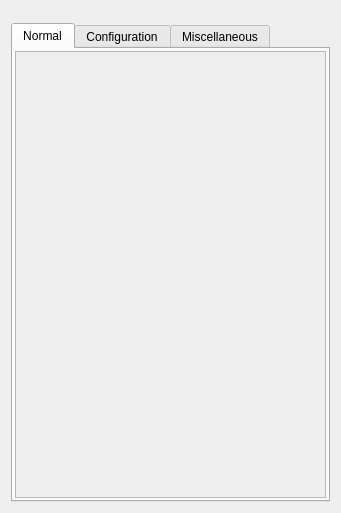
<?xml version="1.0" encoding="UTF-8"?>
<ui version="4.0">
 <class>Form</class>
 <widget class="QWidget" name="Form">
  <property name="geometry">
   <rect>
    <x>0</x>
    <y>0</y>
    <width>341</width>
    <height>513</height>
   </rect>
  </property>
  <property name="sizePolicy">
   <sizepolicy hsizetype="Preferred" vsizetype="Preferred">
    <horstretch>0</horstretch>
    <verstretch>0</verstretch>
   </sizepolicy>
  </property>
  <property name="windowTitle">
   <string>Form</string>
  </property>
  <layout class="QVBoxLayout" name="verticalLayout_5">
   <item>
    <widget class="TyphosDisplayTitle" name="TyphosDisplayTitle">
     <property name="toolTip">
      <string/>
     </property>
    </widget>
   </item>
   <item>
    <widget class="TyphosPositionerWidget" name="TyphosPositionerWidget">
     <property name="toolTip">
      <string/>
     </property>
    </widget>
   </item>
   <item>
    <widget class="QTabWidget" name="signal_tab">
     <property name="minimumSize">
      <size>
       <width>0</width>
       <height>250</height>
      </size>
     </property>
     <property name="maximumSize">
      <size>
       <width>16777215</width>
       <height>500</height>
      </size>
     </property>
     <property name="autoFillBackground">
      <bool>false</bool>
     </property>
     <property name="tabPosition">
      <enum>QTabWidget::North</enum>
     </property>
     <property name="tabShape">
      <enum>QTabWidget::Rounded</enum>
     </property>
     <property name="currentIndex">
      <number>0</number>
     </property>
     <property name="elideMode">
      <enum>Qt::ElideNone</enum>
     </property>
     <property name="usesScrollButtons">
      <bool>false</bool>
     </property>
     <property name="documentMode">
      <bool>false</bool>
     </property>
     <property name="tabsClosable">
      <bool>false</bool>
     </property>
     <property name="movable">
      <bool>false</bool>
     </property>
     <property name="tabBarAutoHide">
      <bool>false</bool>
     </property>
     <widget class="QWidget" name="normal_tab">
      <attribute name="title">
       <string>Normal</string>
      </attribute>
      <layout class="QVBoxLayout" name="verticalLayout_3">
       <property name="leftMargin">
        <number>2</number>
       </property>
       <property name="topMargin">
        <number>2</number>
       </property>
       <property name="rightMargin">
        <number>2</number>
       </property>
       <property name="bottomMargin">
        <number>2</number>
       </property>
       <item>
        <widget class="QScrollArea" name="normal_scroll">
         <property name="horizontalScrollBarPolicy">
          <enum>Qt::ScrollBarAlwaysOff</enum>
         </property>
         <property name="sizeAdjustPolicy">
          <enum>QAbstractScrollArea::AdjustToContentsOnFirstShow</enum>
         </property>
         <property name="widgetResizable">
          <bool>true</bool>
         </property>
         <widget class="QWidget" name="normal_widget">
          <property name="geometry">
           <rect>
            <x>0</x>
            <y>0</y>
            <width>305</width>
            <height>215</height>
           </rect>
          </property>
          <layout class="QVBoxLayout" name="verticalLayout_4">
           <property name="leftMargin">
            <number>2</number>
           </property>
           <property name="topMargin">
            <number>2</number>
           </property>
           <property name="rightMargin">
            <number>2</number>
           </property>
           <property name="bottomMargin">
            <number>2</number>
           </property>
           <item>
            <widget class="TyphosSignalPanel" name="normal_panel">
             <property name="toolTip">
              <string/>
             </property>
             <property name="showNormal" stdset="0">
              <bool>true</bool>
             </property>
             <property name="showConfig" stdset="0">
              <bool>false</bool>
             </property>
             <property name="showOmitted" stdset="0">
              <bool>false</bool>
             </property>
            </widget>
           </item>
          </layout>
         </widget>
        </widget>
       </item>
      </layout>
     </widget>
     <widget class="QWidget" name="config_tab">
      <attribute name="title">
       <string>Configuration</string>
      </attribute>
      <layout class="QHBoxLayout" name="config_tab_layout">
       <property name="leftMargin">
        <number>2</number>
       </property>
       <property name="topMargin">
        <number>2</number>
       </property>
       <property name="rightMargin">
        <number>2</number>
       </property>
       <property name="bottomMargin">
        <number>2</number>
       </property>
       <item>
        <widget class="QScrollArea" name="config_scroll">
         <property name="font">
          <font>
           <underline>false</underline>
          </font>
         </property>
         <property name="horizontalScrollBarPolicy">
          <enum>Qt::ScrollBarAlwaysOff</enum>
         </property>
         <property name="sizeAdjustPolicy">
          <enum>QAbstractScrollArea::AdjustToContentsOnFirstShow</enum>
         </property>
         <property name="widgetResizable">
          <bool>true</bool>
         </property>
         <widget class="QWidget" name="config_widget">
          <property name="geometry">
           <rect>
            <x>0</x>
            <y>0</y>
            <width>305</width>
            <height>215</height>
           </rect>
          </property>
          <layout class="QVBoxLayout" name="verticalLayout_2">
           <property name="leftMargin">
            <number>2</number>
           </property>
           <property name="topMargin">
            <number>2</number>
           </property>
           <property name="rightMargin">
            <number>2</number>
           </property>
           <property name="bottomMargin">
            <number>2</number>
           </property>
           <item>
            <widget class="TyphosSignalPanel" name="config_panel">
             <property name="toolTip">
              <string/>
             </property>
             <property name="whatsThis">
              <string>
    Panel of Signals for Device
    </string>
             </property>
             <property name="showHints" stdset="0">
              <bool>false</bool>
             </property>
             <property name="showNormal" stdset="0">
              <bool>false</bool>
             </property>
             <property name="showOmitted" stdset="0">
              <bool>false</bool>
             </property>
            </widget>
           </item>
          </layout>
         </widget>
        </widget>
       </item>
      </layout>
     </widget>
     <widget class="QWidget" name="misc_tab">
      <attribute name="title">
       <string>Miscellaneous</string>
      </attribute>
      <layout class="QHBoxLayout" name="misc_tab_layout">
       <property name="leftMargin">
        <number>2</number>
       </property>
       <property name="topMargin">
        <number>2</number>
       </property>
       <property name="rightMargin">
        <number>2</number>
       </property>
       <property name="bottomMargin">
        <number>2</number>
       </property>
       <item>
        <widget class="QScrollArea" name="misc_scroll">
         <property name="horizontalScrollBarPolicy">
          <enum>Qt::ScrollBarAlwaysOff</enum>
         </property>
         <property name="sizeAdjustPolicy">
          <enum>QAbstractScrollArea::AdjustToContentsOnFirstShow</enum>
         </property>
         <property name="widgetResizable">
          <bool>true</bool>
         </property>
         <widget class="QWidget" name="misc_widget">
          <property name="geometry">
           <rect>
            <x>0</x>
            <y>0</y>
            <width>305</width>
            <height>215</height>
           </rect>
          </property>
          <layout class="QVBoxLayout" name="verticalLayout">
           <property name="leftMargin">
            <number>2</number>
           </property>
           <property name="topMargin">
            <number>2</number>
           </property>
           <property name="rightMargin">
            <number>2</number>
           </property>
           <property name="bottomMargin">
            <number>2</number>
           </property>
           <item>
            <widget class="TyphosSignalPanel" name="misc_panel">
             <property name="toolTip">
              <string/>
             </property>
             <property name="whatsThis">
              <string>
    Panel of Signals for Device
    </string>
             </property>
             <property name="showHints" stdset="0">
              <bool>false</bool>
             </property>
             <property name="showNormal" stdset="0">
              <bool>false</bool>
             </property>
             <property name="showConfig" stdset="0">
              <bool>false</bool>
             </property>
            </widget>
           </item>
          </layout>
         </widget>
        </widget>
       </item>
      </layout>
     </widget>
    </widget>
   </item>
  </layout>
 </widget>
 <customwidgets>
  <customwidget>
   <class>TyphosSignalPanel</class>
   <extends>QWidget</extends>
   <header>typhos.signal</header>
  </customwidget>
  <customwidget>
   <class>TyphosPositionerWidget</class>
   <extends>QWidget</extends>
   <header>typhos.positioner</header>
  </customwidget>
  <customwidget>
   <class>TyphosDisplayTitle</class>
   <extends>QFrame</extends>
   <header>typhos.display</header>
  </customwidget>
 </customwidgets>
 <resources/>
 <connections/>
</ui>
